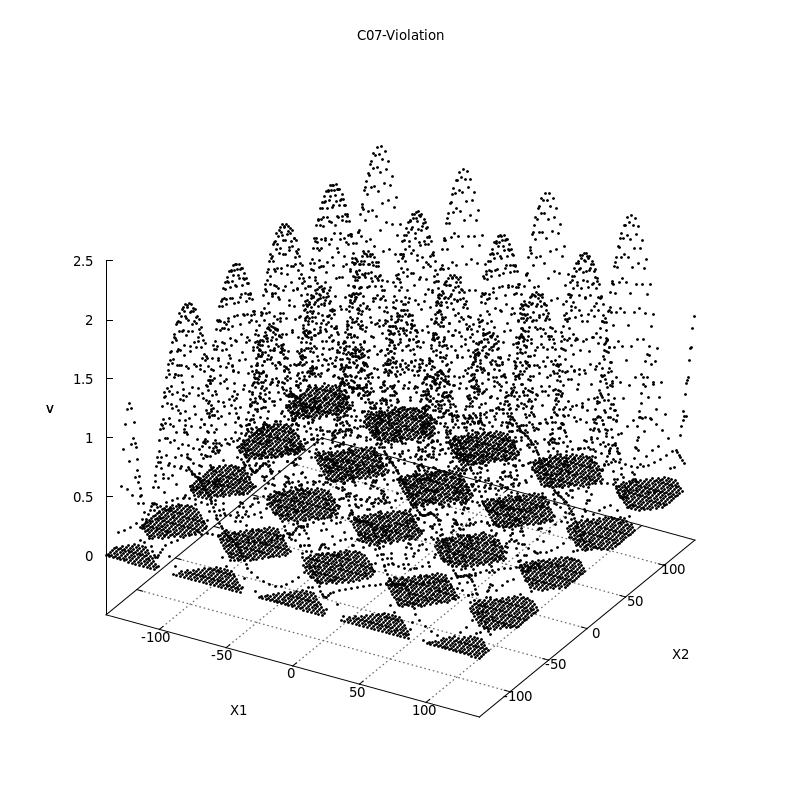

This chart was generated by the following gnuplot code:
set terminal pngcairo size 800,800 enhanced font 'Verdana,10'
set output "Violation.png"
set title "C07-Violation"
#
set yrange [-140:140]
set xrange [-140:140]
set xlabel "X1"
set ylabel "X2"
set zlabel "v"
set grid ytics lt 0 lw 2 lc rgb "#666666"
set grid xtics lt 0 lw 2 lc rgb "#666666"
#
set ticslevel 0.2
#
splot "data/Violation.dat" using 1:2:3 title '' pt 7 ps 0.3 lt 0, \
